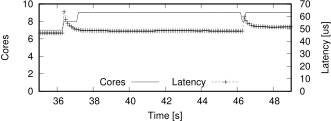

Source code (gnuplot):
load "../header.gnuplot"
set ylabel "Cores"
set y2label "Latency [us]"
set xlabel "Time [s]"
#set xrange [1:17]
set yrange [0:]
set y2range [0:70]
set xrange [35:49]
set ytics nomirror 2
set y2tics
#set xtics (1, 2, 4, 6, 8, 10, 12, 14, 16)
#set key at 16,13 spacing 1.28 width -1.5 maxrows 2
#set key top left spacing 1.28 width -1.5 maxrows 3
set key bottom center horizontal

plot \
  'stagger.dat' using 1:2 axis x1y1 title 'Cores' with lines, \
  'stagger.dat' using 1:6 axis x1y2 title 'Latency' with linespoints
